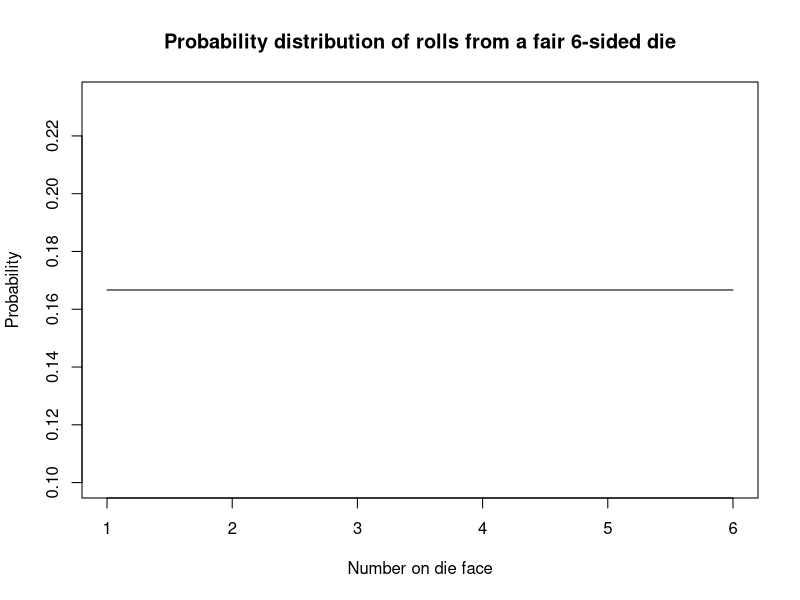
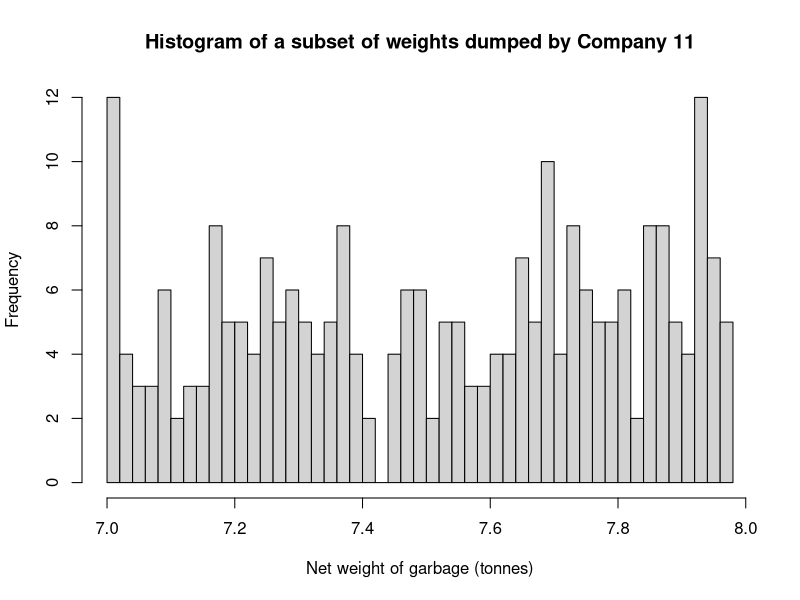

Source code (R) for these figures, in order:
## ---- chunk 1
# Example of a uniform distribution 
plot(x=c(1:6),y=rep(1/6,6),type="l",
     main="Probability distribution of rolls from a fair 6-sided die",
     xlab= "Number on die face",
     ylab= "Probability")
## ---- chunk 2
library(readxl) 
library(tidyverse) 
## ---- chunk 3
df <- read_excel("weighbridge_2-2hss1p1.xlsx") 
df_subset <- df %>% filter(Company == 11,
                           between(`Net weight of garbage (tonnes)`, 7, 7.98),
                           !is.na(`Net weight of garbage (tonnes)`))
hist(df_subset$`Net weight of garbage (tonnes)`, breaks=50,
     main="Histogram of a subset of weights dumped by Company 11",
     xlab= "Net weight of garbage (tonnes)",
     ylab= "Frequency")
## ---- chunk 4
df_subset[round(df_subset$`Net weight of garbage (tonnes)` * 100) %% 2 != 0, ]
## ---- chunk 5
df_subset <- df_subset %>% filter(`Net weight of garbage (tonnes)` != 7.21 & `Net weight of garbage (tonnes)` != 7.93)
nrow(df_subset)
## ---- chunk 6
df_subset %>% 
  count(`Net weight of garbage (tonnes)`) %>%
  filter(n == 5) %>%
  nrow()
## ---- chunk 7
# Expected counts: 251*1/50=5.02 each
test_table <- df_subset %>% 
  group_by(`Net weight of garbage (tonnes)`) %>%
  summarise(observed = n(), .groups = "drop") %>%
  complete(
    `Net weight of garbage (tonnes)` = seq(
      700, 798, by = 2) / 100,
    fill = list(observed = 0)
  ) %>%
  mutate(expected = 251/50)
test_table
## ---- chunk 8
chisq.test(x = test_table$observed, p = test_table$expected/251)
